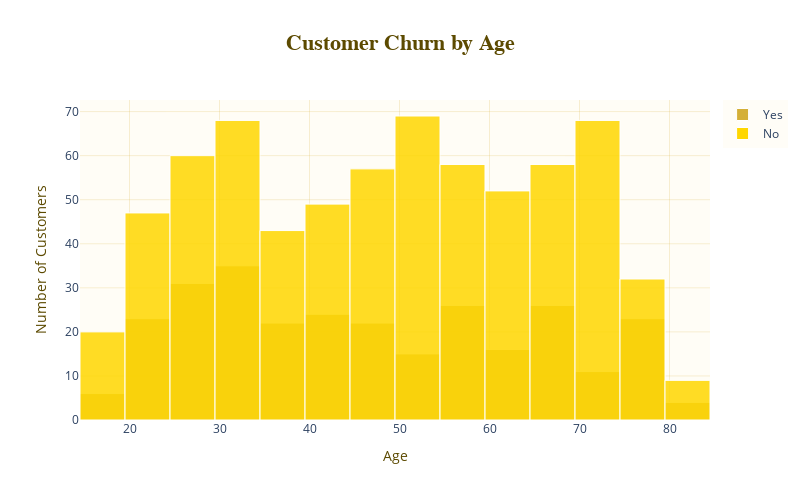

Write notebook code for a chart like this one.
### Code cell
import plotly.express as px
import plotly.graph_objects as go

# Gold-themed color palette
GOLD_PALETTE = ['#D4AF37', '#FFD700', '#F1C232']  # Dark gold, gold, light gold

# Simplified histogram with gold colors
fig = px.histogram(mc, 
                   x='Age', 
                   color='Customer Churn Status',
                   title='<b>Customer Churn by Age</b>',
                   color_discrete_sequence=['#D4AF37', '#FFD700'],  # Gold colors
                   opacity=0.85,
                   nbins=20,
                   barmode='overlay')

# Enhanced gold-themed styling
fig.update_layout(
    title={
        'text': '<b>Customer Churn by Age</b>',
        'x': 0.5,
        'font': {'size': 22, 'family': 'Arial', 'color': '#5C4A00'}
    },
    plot_bgcolor='#FFFDF6',  # Light gold background
    paper_bgcolor='white',
    xaxis=dict(
        title='Age',
        gridcolor='rgba(212, 175, 55, 0.2)',
        title_font=dict(color='#5C4A00')
    ),
    yaxis=dict(
        title='Number of Customers',
        gridcolor='rgba(212, 175, 55, 0.2)',
        title_font=dict(color='#5C4A00')
    ),
    legend=dict(
        title_text='',
        bgcolor='rgba(255, 253, 246, 0.8)',
        bordercolor='#D4AF37'
    ),
    hoverlabel=dict(
        bgcolor='#D4AF37',
        font_color='white'
    ),
    width=800,
    height=500
)

# Gold-themed hover effects
fig.update_traces(
    hovertemplate='<b>Age: %{x}</b><br>Count: %{y}',
    marker=dict(line=dict(width=1, color='white'))
)

fig.show()

### Figure 1 — Plotly figure (JSON) as saved in the notebook; plotly's stock layout.template omitted (floating-point values rounded to 4 significant figures; data arrays with more than 128 entries replaced by an {"elided": "..."} marker saying what was removed)
{"data": [{"alignmentgroup": "True", "bingroup": "x", "hovertemplate": "<b>Age: %{x}</b><br>Count: %{y}", "legendgroup": "Yes", "marker": {"color": "#D4AF37", "line": {"color": "white", "width": 1}, "opacity": 0.85, "pattern": {"shape": ""}}, "name": "Yes", "nbinsx": 20, "offsetgroup": "Yes", "orientation": "v", "showlegend": true, "type": "histogram", "x": {"elided": "284 int values"}, "xaxis": "x", "yaxis": "y"}, {"alignmentgroup": "True", "bingroup": "x", "hovertemplate": "<b>Age: %{x}</b><br>Count: %{y}", "legendgroup": "No", "marker": {"color": "#FFD700", "line": {"color": "white", "width": 1}, "opacity": 0.85, "pattern": {"shape": ""}}, "name": "No", "nbinsx": 20, "offsetgroup": "No", "orientation": "v", "showlegend": true, "type": "histogram", "x": {"elided": "690 int values"}, "xaxis": "x", "yaxis": "y"}], "layout": {"barmode": "overlay", "height": 500, "hoverlabel": {"bgcolor": "#D4AF37", "font": {"color": "white"}}, "legend": {"bgcolor": "rgba(255, 253, 246, 0.8)", "bordercolor": "#D4AF37", "title": {"text": ""}, "tracegroupgap": 0}, "paper_bgcolor": "white", "plot_bgcolor": "#FFFDF6", "title": {"font": {"color": "#5C4A00", "family": "Arial", "size": 22}, "text": "<b>Customer Churn by Age</b>", "x": 0.5}, "width": 800, "xaxis": {"anchor": "y", "domain": [0, 1], "gridcolor": "rgba(212, 175, 55, 0.2)", "title": {"font": {"color": "#5C4A00"}, "text": "Age"}}, "yaxis": {"anchor": "x", "domain": [0, 1], "gridcolor": "rgba(212, 175, 55, 0.2)", "title": {"font": {"color": "#5C4A00"}, "text": "Number of Customers"}}}}
